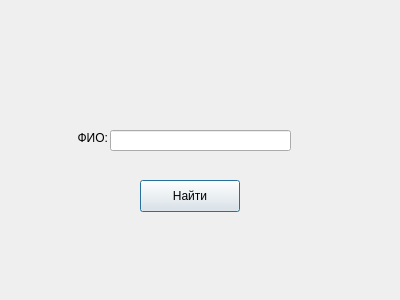
<?xml version="1.0" encoding="UTF-8"?>
<ui version="4.0">
 <class>findName</class>
 <widget class="QDialog" name="findName">
  <property name="geometry">
   <rect>
    <x>0</x>
    <y>0</y>
    <width>400</width>
    <height>300</height>
   </rect>
  </property>
  <property name="windowTitle">
   <string>Dialog</string>
  </property>
  <widget class="QLineEdit" name="lineEdit">
   <property name="geometry">
    <rect>
     <x>110</x>
     <y>130</y>
     <width>181</width>
     <height>21</height>
    </rect>
   </property>
  </widget>
  <widget class="QLabel" name="label">
   <property name="geometry">
    <rect>
     <x>50</x>
     <y>130</y>
     <width>58</width>
     <height>16</height>
    </rect>
   </property>
   <property name="text">
    <string>ФИО:</string>
   </property>
   <property name="alignment">
    <set>Qt::AlignRight|Qt::AlignTrailing|Qt::AlignVCenter</set>
   </property>
  </widget>
  <widget class="QPushButton" name="pushButton">
   <property name="geometry">
    <rect>
     <x>140</x>
     <y>180</y>
     <width>100</width>
     <height>32</height>
    </rect>
   </property>
   <property name="text">
    <string>Найти</string>
   </property>
  </widget>
 </widget>
 <resources/>
 <connections/>
</ui>
